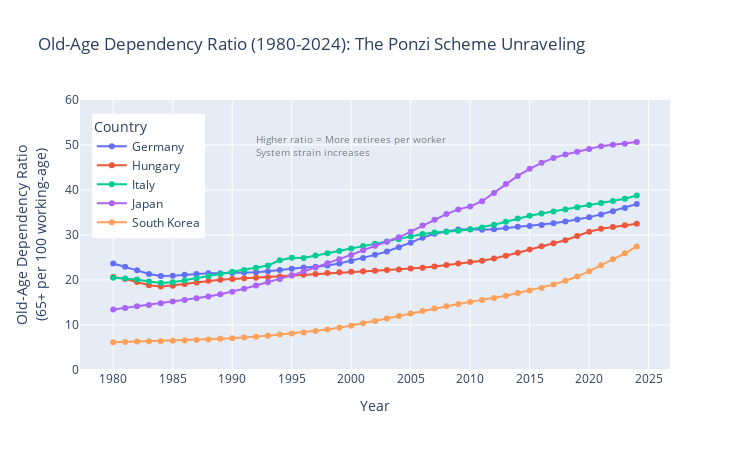

Notebook cell for this chart:
### Code cell
# Create line chart for dependency ratio
fig2 = px.line(
    df_dep_chart,
    x='Year',
    y='Old_Age_Dependency_Ratio',
    color='Country',
    markers=True,
    title='Old-Age Dependency Ratio (1980-2024): The Ponzi Scheme Unraveling',
    labels={
        'Old_Age_Dependency_Ratio': 'Old-Age Dependency Ratio<br>(65+ per 100 working-age)',
        'Year': 'Year'
    }
)

fig2.update_layout(
    width=750,
    height=450,
    font=dict(size=12),
    hovermode='x unified',
    legend=dict(
        title='Country',
        orientation='v',
        yanchor='top',
        y=0.95,
        xanchor='left',
        x=0.02
    ),
    xaxis=dict(dtick=5),
    yaxis=dict(range=[0, 60])
)

# Add annotation for replacement context
fig2.add_annotation(
    x=2000,
    y=50,
    text="Higher ratio = More retirees per worker<br>System strain increases",
    showarrow=False,
    font=dict(size=10, color='gray'),
    align='left'
)

fig2.show()

### Figure 1 — Plotly figure (JSON) as saved in the notebook; plotly's stock layout.template omitted (floating-point values rounded to 4 significant figures)
{"data": [{"hovertemplate": "Country=Germany<br>Year=%{x}<br>Old-Age Dependency Ratio<br>(65+ per 100 working-age)=%{y}<extra></extra>", "legendgroup": "Germany", "line": {"color": "#636efa", "dash": "solid"}, "marker": {"symbol": "circle"}, "mode": "lines+markers", "name": "Germany", "orientation": "v", "showlegend": true, "type": "scatter", "x": [1980, 1981, 1982, 1983, 1984, 1985, 1986, 1987, 1988, 1989, 1990, 1991, 1992, 1993, 1994, 1995, 1996, 1997, 1998, 1999, 2000, 2001, 2002, 2003, 2004, 2005, 2006, 2007, 2008, 2009, 2010, 2011, 2012, 2013, 2014, 2015, 2016, 2017, 2018, 2019, 2020, 2021, 2022, 2023, 2024], "xaxis": "x", "y": [23.65, 22.97, 22.14, 21.35, 20.89, 20.92, 21.14, 21.35, 21.48, 21.49, 21.53, 21.65, 21.75, 21.93, 22.23, 22.53, 22.75, 22.92, 23.2, 23.65, 24.25, 24.91, 25.59, 26.34, 27.27, 28.3, 29.41, 30.28, 30.8, 31.23, 31.28, 31.14, 31.28, 31.56, 31.82, 32.03, 32.25, 32.63, 33.01, 33.42, 33.92, 34.58, 35.3, 36.01, 36.88], "yaxis": "y"}, {"hovertemplate": "Country=Hungary<br>Year=%{x}<br>Old-Age Dependency Ratio<br>(65+ per 100 working-age)=%{y}<extra></extra>", "legendgroup": "Hungary", "line": {"color": "#EF553B", "dash": "solid"}, "marker": {"symbol": "circle"}, "mode": "lines+markers", "name": "Hungary", "orientation": "v", "showlegend": true, "type": "scatter", "x": [1980, 1981, 1982, 1983, 1984, 1985, 1986, 1987, 1988, 1989, 1990, 1991, 1992, 1993, 1994, 1995, 1996, 1997, 1998, 1999, 2000, 2001, 2002, 2003, 2004, 2005, 2006, 2007, 2008, 2009, 2010, 2011, 2012, 2013, 2014, 2015, 2016, 2017, 2018, 2019, 2020, 2021, 2022, 2023, 2024], "xaxis": "x", "y": [20.69, 20.22, 19.55, 18.85, 18.54, 18.75, 19.09, 19.46, 19.84, 20.07, 20.21, 20.38, 20.49, 20.6, 20.76, 20.97, 21.17, 21.34, 21.55, 21.71, 21.84, 21.95, 22.07, 22.21, 22.34, 22.53, 22.74, 23.01, 23.32, 23.68, 23.98, 24.3, 24.79, 25.39, 26.07, 26.77, 27.5, 28.16, 28.84, 29.77, 30.74, 31.38, 31.78, 32.18, 32.49], "yaxis": "y"}, {"hovertemplate": "Country=Italy<br>Year=%{x}<br>Old-Age Dependency Ratio<br>(65+ per 100 working-age)=%{y}<extra></extra>", "legendgroup": "Italy", "line": {"color": "#00cc96", "dash": "solid"}, "marker": {"symbol": "circle"}, "mode": "lines+markers", "name": "Italy", "orientation": "v", "showlegend": true, "type": "scatter", "x": [1980, 1981, 1982, 1983, 1984, 1985, 1986, 1987, 1988, 1989, 1990, 1991, 1992, 1993, 1994, 1995, 1996, 1997, 1998, 1999, 2000, 2001, 2002, 2003, 2004, 2005, 2006, 2007, 2008, 2009, 2010, 2011, 2012, 2013, 2014, 2015, 2016, 2017, 2018, 2019, 2020, 2021, 2022, 2023, 2024], "xaxis": "x", "y": [20.48, 20.35, 20.1, 19.67, 19.33, 19.48, 19.91, 20.38, 20.89, 21.35, 21.82, 22.25, 22.71, 23.23, 24.39, 24.93, 24.88, 25.44, 25.94, 26.44, 26.98, 27.53, 28.08, 28.55, 29.06, 29.64, 30.21, 30.57, 30.72, 30.94, 31.23, 31.68, 32.29, 32.94, 33.65, 34.28, 34.79, 35.22, 35.65, 36.17, 36.65, 37.13, 37.58, 38.06, 38.79], "yaxis": "y"}, {"hovertemplate": "Country=Japan<br>Year=%{x}<br>Old-Age Dependency Ratio<br>(65+ per 100 working-age)=%{y}<extra></extra>", "legendgroup": "Japan", "line": {"color": "#ab63fa", "dash": "solid"}, "marker": {"symbol": "circle"}, "mode": "lines+markers", "name": "Japan", "orientation": "v", "showlegend": true, "type": "scatter", "x": [1980, 1981, 1982, 1983, 1984, 1985, 1986, 1987, 1988, 1989, 1990, 1991, 1992, 1993, 1994, 1995, 1996, 1997, 1998, 1999, 2000, 2001, 2002, 2003, 2004, 2005, 2006, 2007, 2008, 2009, 2010, 2011, 2012, 2013, 2014, 2015, 2016, 2017, 2018, 2019, 2020, 2021, 2022, 2023, 2024], "xaxis": "x", "y": [13.44, 13.8, 14.16, 14.44, 14.81, 15.23, 15.58, 15.95, 16.35, 16.84, 17.42, 18.07, 18.78, 19.51, 20.25, 21.03, 21.88, 22.79, 23.7, 24.61, 25.58, 26.62, 27.63, 28.52, 29.49, 30.75, 32.1, 33.39, 34.65, 35.69, 36.36, 37.51, 39.35, 41.32, 43.13, 44.7, 46.03, 47.09, 47.91, 48.52, 49.13, 49.74, 50.06, 50.28, 50.66], "yaxis": "y"}, {"hovertemplate": "Country=South Korea<br>Year=%{x}<br>Old-Age Dependency Ratio<br>(65+ per 100 working-age)=%{y}<extra></extra>", "legendgroup": "South Korea", "line": {"color": "#FFA15A", "dash": "solid"}, "marker": {"symbol": "circle"}, "mode": "lines+markers", "name": "South Korea", "orientation": "v", "showlegend": true, "type": "scatter", "x": [1980, 1981, 1982, 1983, 1984, 1985, 1986, 1987, 1988, 1989, 1990, 1991, 1992, 1993, 1994, 1995, 1996, 1997, 1998, 1999, 2000, 2001, 2002, 2003, 2004, 2005, 2006, 2007, 2008, 2009, 2010, 2011, 2012, 2013, 2014, 2015, 2016, 2017, 2018, 2019, 2020, 2021, 2022, 2023, 2024], "xaxis": "x", "y": [6.158, 6.23, 6.335, 6.394, 6.414, 6.475, 6.579, 6.68, 6.797, 6.928, 7.051, 7.207, 7.404, 7.618, 7.863, 8.107, 8.349, 8.65, 8.99, 9.383, 9.858, 10.37, 10.9, 11.44, 12.0, 12.54, 13.11, 13.68, 14.19, 14.65, 15.14, 15.58, 16.01, 16.52, 17.09, 17.68, 18.24, 18.98, 19.85, 20.77, 21.96, 23.29, 24.59, 25.94, 27.47], "yaxis": "y"}], "layout": {"annotations": [{"align": "left", "font": {"color": "gray", "size": 10}, "showarrow": false, "text": "Higher ratio = More retirees per worker<br>System strain increases", "x": 2000, "y": 50}], "font": {"size": 12}, "height": 450, "hovermode": "x unified", "legend": {"orientation": "v", "title": {"text": "Country"}, "tracegroupgap": 0, "x": 0.02, "xanchor": "left", "y": 0.95, "yanchor": "top"}, "title": {"text": "Old-Age Dependency Ratio (1980-2024): The Ponzi Scheme Unraveling"}, "width": 750, "xaxis": {"anchor": "y", "domain": [0, 1], "dtick": 5, "title": {"text": "Year"}}, "yaxis": {"anchor": "x", "domain": [0, 1], "range": [0, 60], "title": {"text": "Old-Age Dependency Ratio<br>(65+ per 100 working-age)"}}}}
